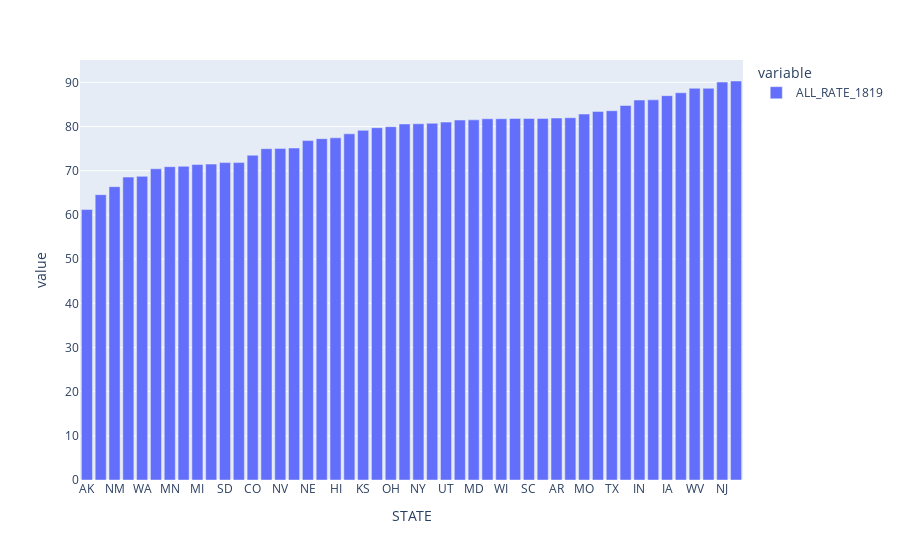

Source (notebook cell):
### Markdown cell above
**Data is clearly skewed to the right, and we are seeing buckets every 5 count** <br>
What if we group the graduation rates by state.

### Code cell
state_avg_grad_rates = df_full.groupby('STATE').ALL_RATE_1819.mean().sort_values()
px.bar(state_avg_grad_rates)

### Figure 1 — Plotly figure (JSON) as saved in the notebook; plotly's stock layout.template omitted (floating-point values rounded to 4 significant figures)
{"data": [{"alignmentgroup": "True", "hovertemplate": "variable=ALL_RATE_1819<br>STATE=%{x}<br>value=%{y}<extra></extra>", "legendgroup": "ALL_RATE_1819", "marker": {"color": "#636efa", "pattern": {"shape": ""}}, "name": "ALL_RATE_1819", "offsetgroup": "ALL_RATE_1819", "orientation": "v", "showlegend": true, "textposition": "auto", "type": "bar", "x": ["AK", "AZ", "NM", "ND", "WA", "ID", "MN", "WY", "MI", "MT", "SD", "OR", "CO", "FL", "NV", "CA", "NE", "LA", "HI", "OK", "KS", "DE", "OH", "GA", "NY", "ME", "UT", "VT", "MD", "MS", "WI", "NH", "SC", "RI", "AR", "NC", "MO", "KY", "TX", "MA", "IN", "PA", "IA", "TN", "WV", "AL", "NJ", "CT"], "xaxis": "x", "y": [61.23, 64.6, 66.4, 68.57, 68.74, 70.46, 70.93, 71.01, 71.41, 71.51, 71.85, 71.86, 73.52, 75.01, 75.07, 75.15, 76.84, 77.27, 77.45, 78.37, 79.15, 79.76, 79.98, 80.6, 80.64, 80.76, 81.02, 81.49, 81.53, 81.78, 81.78, 81.84, 81.84, 81.85, 81.94, 82.0, 82.84, 83.45, 83.59, 84.78, 86.01, 86.05, 87.0, 87.66, 88.68, 88.68, 90.08, 90.32], "yaxis": "y"}], "layout": {"autosize": true, "barmode": "relative", "legend": {"title": {"text": "variable"}, "tracegroupgap": 0}, "margin": {"t": 60}, "xaxis": {"anchor": "y", "autorange": true, "domain": [0, 1], "range": [-0.5, 47.5], "title": {"text": "STATE"}, "type": "category"}, "yaxis": {"anchor": "x", "autorange": true, "domain": [0, 1], "range": [0, 95.08], "title": {"text": "value"}, "type": "linear"}}}
